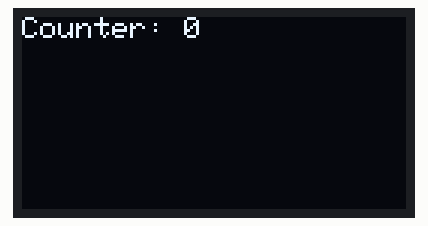
A program run on a simulated ESP32. Parts: 128×64 one-colour display. What the program prints to the serial monitor is not drawn.

Above: at 0.1 s.
At 4.2 s:
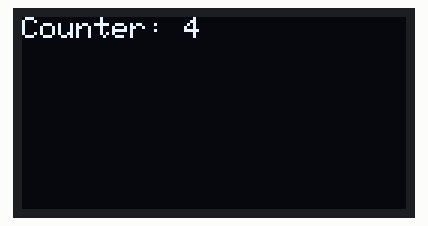
At 7.3 s:
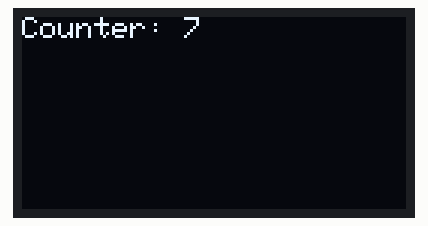
At 18.6 s:
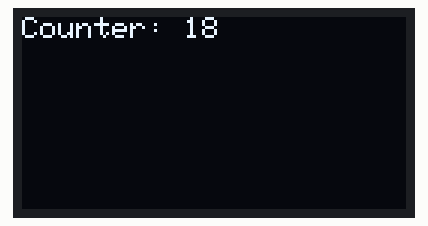
At 28.9 s:
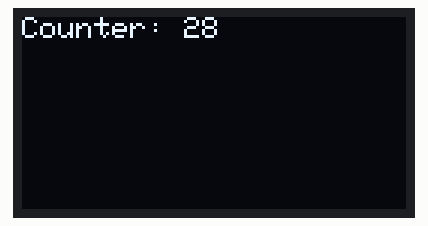
At 38.1 s:
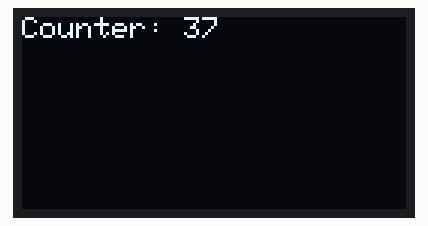

The program:

main.cpp
```cpp
#include <Wire.h>
#include <Adafruit_GFX.h>
#include <Adafruit_SSD1306.h>

#define SCREEN_WIDTH 128
#define SCREEN_HEIGHT 64
#define OLED_RESET -1
#define SCREEN_ADDRESS 0x3C

Adafruit_SSD1306 display(SCREEN_WIDTH, SCREEN_HEIGHT, &Wire, OLED_RESET);

void setup() {
  Serial.begin(115200);
  Wire.begin(21, 22); // SDA, SCL pins for ESP32

  if(!display.begin(SSD1306_SWITCHCAPVCC, SCREEN_ADDRESS)) {
    Serial.println(F("SSD1306 allocation failed"));
    for(;;);
  }

  display.clearDisplay();
  display.setTextSize(1);
  display.setTextColor(SSD1306_WHITE);
  display.setCursor(0, 0);
  display.println("SSD1306 Test");
  display.println("Hello World!");
  display.display();
  Serial.println("Display initialized");
}

void loop() {
  // Add some animation
  static int counter = 0;
  display.clearDisplay();
  display.setCursor(0, 0);
  display.print("Counter: ");
  display.println(counter);
  display.display();
  Serial.print("Counter: ");
  Serial.println(counter);
  counter++;
  delay(1000);
}
```

Measured:
- what the display in image 0 shows lasts 1.0 s, from 0.1 s to 1.1 s
